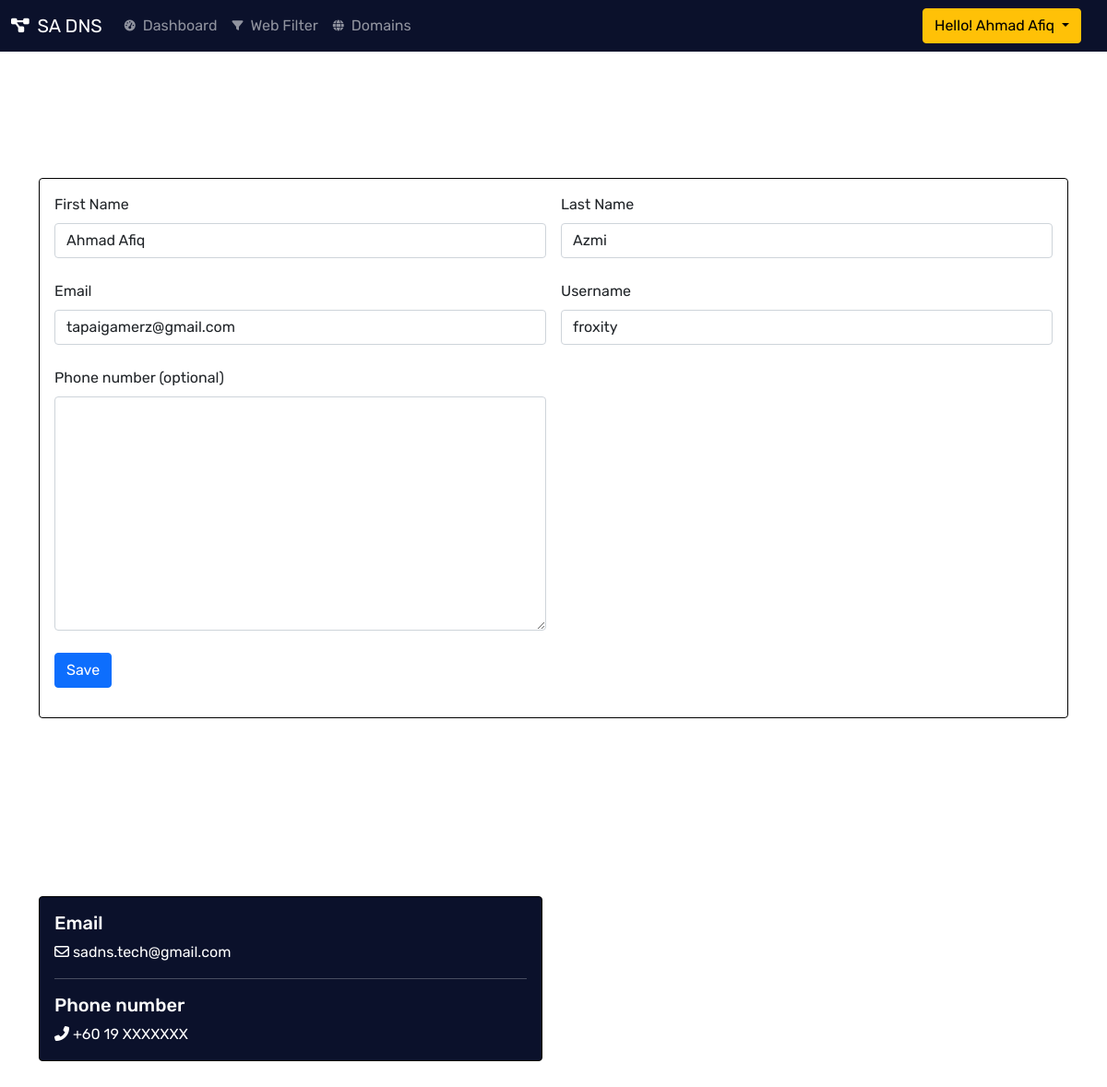
Page /account/ (signed in) on the committed database.
### user/models.py (models this page shows, shortened)
class Profile(models.Model):
    id = models.UUIDField(
        default=uuid.uuid4, unique=True, primary_key=True, editable=False
    )
    user = models.OneToOneField(User, on_delete=models.CASCADE, null=True, blank=True)
    username = models.CharField(max_length=200, null=True, blank=True)
    email = models.EmailField(max_length=500, null=True, blank=True)
    first_name = models.CharField(max_length=200, null=True, blank=True)
    last_name = models.CharField(max_length=200, null=True, blank=True)
    phone_no = PhoneField(null=True, blank=True)
    created = models.DateTimeField(auto_now_add=True)

### user/views.py (the view)
# urls.py: path('account/', views.account, name='account'),
@login_required(login_url="login")
def account(request):
    profile = request.user.profile
    name = request.user.first_name
    form = ProfileForm(instance=profile)
    if request.method == "POST":
        form = ProfileForm(request.POST, instance=profile)
        if form.is_valid():
            form.save()
            messages.success(request, "Update Profile Success")
            return redirect('account')
    context = {
        'name': name,
        'form': form,
    }
    return render(request, 'user/account.html', context)

### user/forms.py
class ProfileForm(ModelForm):
    class Meta:
        model = Profile
        fields = ['first_name', 'last_name', 'email', 'username',
        'phone_no']
        labels = {
            'first_name': 'First Name',
            'last_name': 'Last Name',
            'phone_no': 'Phone number (optional)',
        }
    def __init__(self, *args, **kwargs):
        super(ProfileForm, self).__init__(*args, **kwargs)
        for name, field in self.fields.items():
            field.widget.attrs.update({'class': 'form-control'})

### user/templates/user/account.html (shortened to what this page needs)
{% include 'main-dashboard.html' %}
{% load static %}
{% block style %}
<link href="{% static 'styles/dashboard.css' %}" rel="stylesheet">
{% endblock style %}
{% block content %}
<nav class="navbar navbar-expand-md navbar-dark fixed-top">
    <div class="container-fluid">
        <a class="navbar-brand" href="{% url 'home' %}">
            <i class="me-1 fas fa-project-diagram fa-sm"></i> SA DNS
        </a>
        <div class="collapse navbar-collapse" id="navbarCollapse">
            <ul class="navbar-nav me-auto mb-2 mb-md-0">
                <li class="nav-item">
                    <a class="nav-link" aria-current="page" href="{% url 'dashboard' %}">
                        <i class="me-2 fas fa-tachometer-alt fa-xs"></i>Dashboard
                    </a>
                </li>
                <li class="nav-item">
                    <a class="nav-link" aria-current="page" href="{% url 'webfilter' %}">
                        <i class="me-2 fas fa-filter fa-xs"></i>Web Filter
                    </a>
                </li>
                <li class="nav-item">
                    <a class="nav-link" aria-current="page" href="{% url 'domains' %}">
                        <i class="me-2 fas fa-globe fa-xs"></i>Domains
                    </a>
                </li>
            </ul>
            <div class="dropdown me-3">
                <button class="btn btn-warning dropdown-toggle" type="button" id="dropdownMenuButton1" data-bs-toggle="dropdown" aria-expanded="false">
                  Hello! {{name}}
                </button>
            </div>
        </div>
    </div>
</nav>
<main>
    <div class="container primaryContainer mt-5">
        <div class="row mb-3 pt-5">
            <div class="col">
                <div class="">
                    <h1>Account</h1>
                    <hr>
                </div>
            </div>
        </div>
    </div>
    <div class="container">
        <div class="row mb-3">
            <div class="col">
                <div class="card">
                    <div class="card-body">
                        <form action="" method="POST">
                            <div class="row g-3">
                                {% for field in form %}
                                <div class="col-md-6 mb-2">
                                    <label for="input" class="form-label">{{field.label}}</label>
                                    {{field}}
                                </div>
                                {% endfor %}
                            </div>
                            <button type="submit" class="btn btn-primary mt-3 mb-3 ">Save</button>
                        </form>
                    </div>
                </div>
            </div>
        </div>
    </div>
    <div class="container primaryContainer mt-5">
        <div class="row mb-3 pt-5">
            <div class="col">
                <div class="">
                    <h1>Support & Feedback</h1>
                    <hr>
                </div>
            </div>
        </div>
    </div>
    <div class="container mb-5 pb-5">
        <div class="row mb-3">
            <div class="col-6">
                <div class="card card-support">
                    <div class="card-body text-white">
                        <h5 class="card-title">
                            Email
                        </h5>
                        <i class="far fa-envelope"></i>
                        <a style="text-decoration:none" class="text-white" href="mailto:sadns.tech@gmail.com"><span>sadns.tech@gmail.com</span></a>
                        <hr>
                        <h5 class="card-title">
                            Phone number
                        </h5>
                        <i class="fas fa-phone-alt"></i>
                        <span class="text-white">+60 19 XXXXXXX</span>
                    </div>
                </div>
            </div>
        </div>
    </div>
</main>
{% endblock content %}

### staticfiles/styles/style.css (style rules this page uses)
:root { --main-color: #0E345E; --color-dark: #0b112b; --text-main: #808E9E; --text-white: white; --backgroud-content: #4998F2; --sidebar-color: #0E345E; }
* { padding: 0; margin: 0; box-sizing: border-box; list-style-type: none; text-decoration: none; font-family: 'Rubik', sans-serif; }
html { scroll-behavior: smooth; }
main { background: white; }
.nav-link { color: white; }
.navbar { background: var(--color-dark); }
.card { border: 1px solid black; }
.card-support { background: var(--color-dark); }
.dropdown-toggle { outline: 0; }

### static/styles/dashboard.css (style rules this page uses)
.primaryContainer h1, hr, p, h3, ul { color: white; }

### templates/main-dashboard.html (style rules this page uses)
body { background-image: url('/static/images/dashboardbackground.png'); }
main { background-color: transparent; }

### rows in the picture
Profile: form "Ahmad Afiq" "Azmi" "tapaigamerz@gmail.com" "froxity"

### other values in the picture
{{ name }} "Ahmad Afiq"
{{ field.label }} "First Name" "Last Name" "Email" "Username" "Phone number (optional)"
